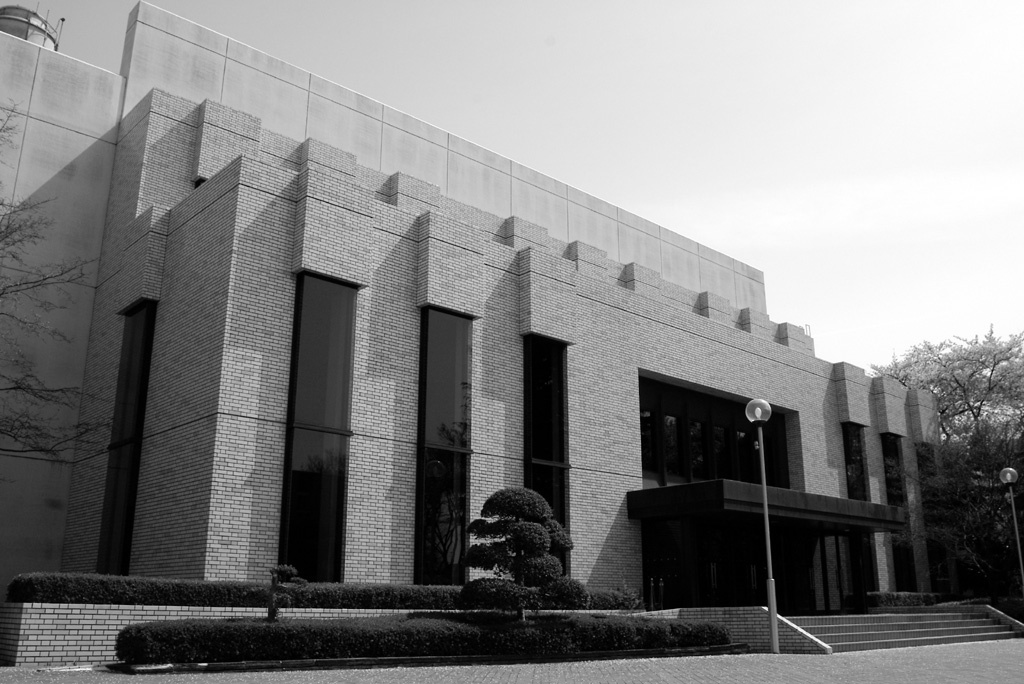
#> input picture gry.jpg, 1024 x 684 px
$ python Laplacian.py   (older library calls are emulated)
#> lines starting #> are read from the running program, lines starting #| are printed output that depends on the picture
import cv2
import numpy as np

img = cv2.imread("gry.jpg")
#> img is the input picture: shape (684, 1024, 3); min 0, max 255, mean 128.5

laplacian = cv2.Laplacian(img, -1)
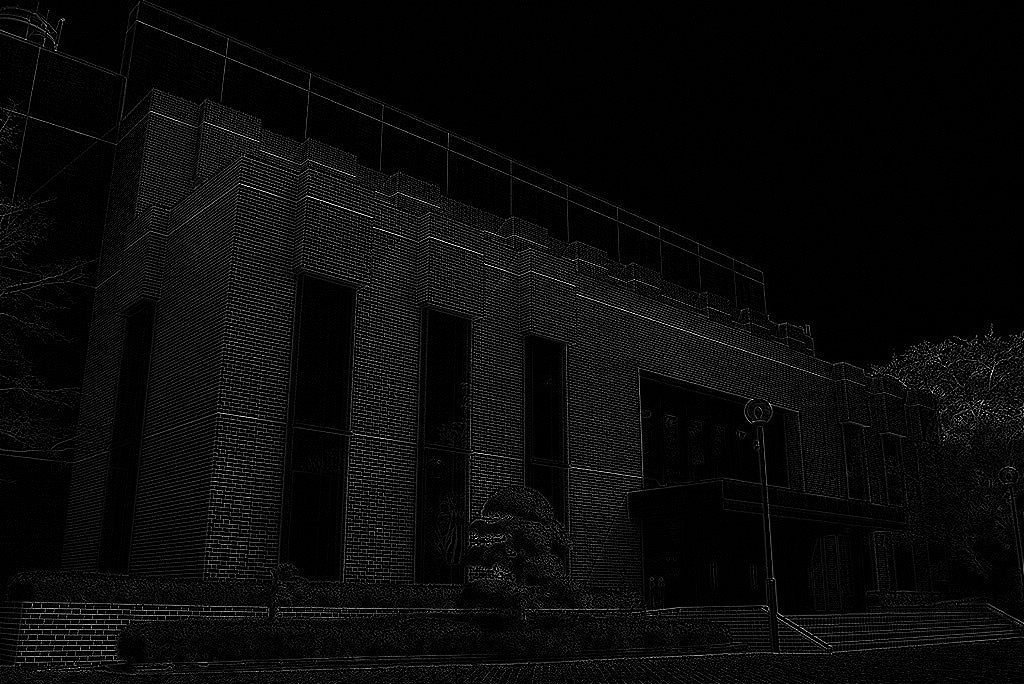
#> laplacian: shape (684, 1024, 3); min 0, max 255, mean 10.2

cv2.imwrite("laplacian.jpg", laplacian)


laplacian2 = cv2.Laplacian(img, cv2.CV_32F)
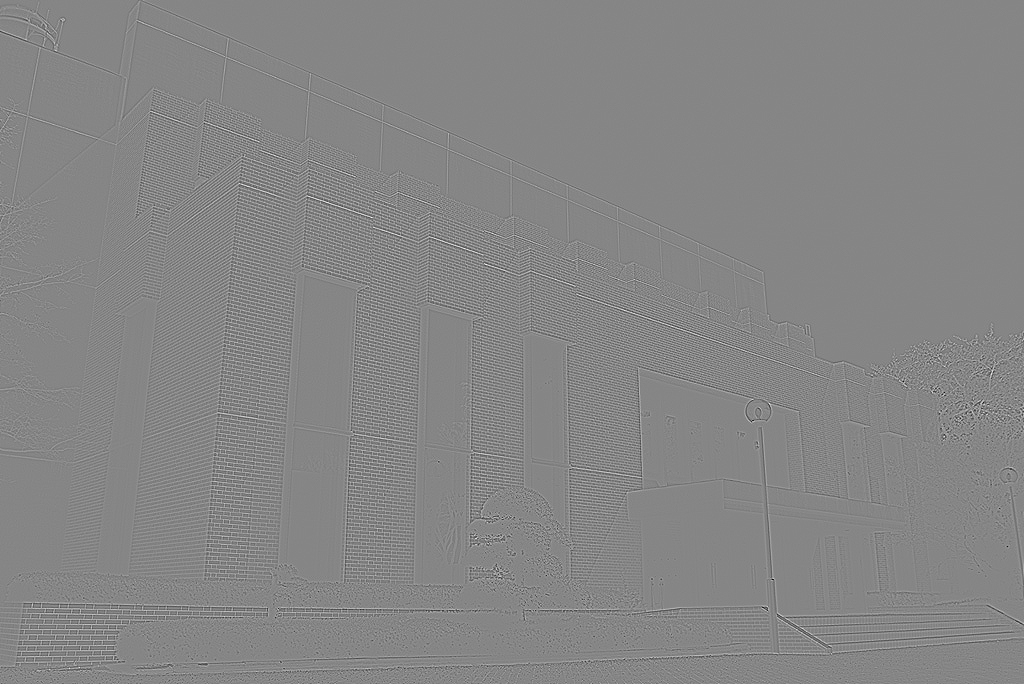
#> laplacian2: shape (684, 1024, 3) float32; min -396, max 358, mean 0; drawn with min black and max white

cv2.imwrite("laplacian32.jpg", laplacian2)

$ run again, with mozaiku.jpg copied over gry.jpg
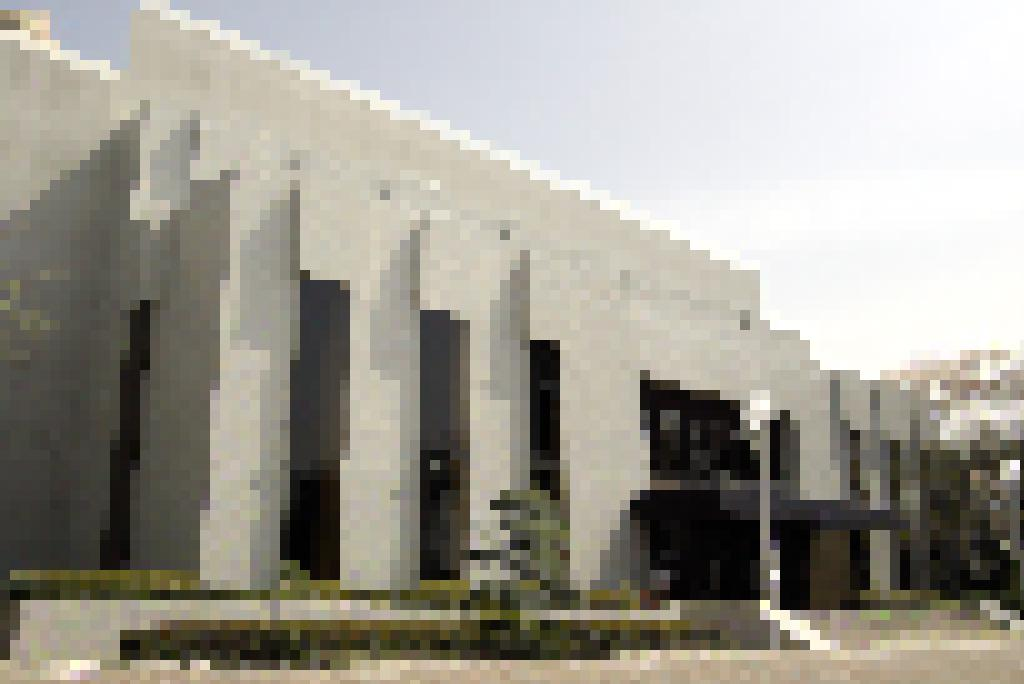
#> input picture mozaiku.jpg, 1024 x 684 px
#> img is the input picture: shape (684, 1024, 3); mean B, G, R 145.9, 155.3, 158.5
#> `laplacian = cv2.Laplacian(img, -1)`:
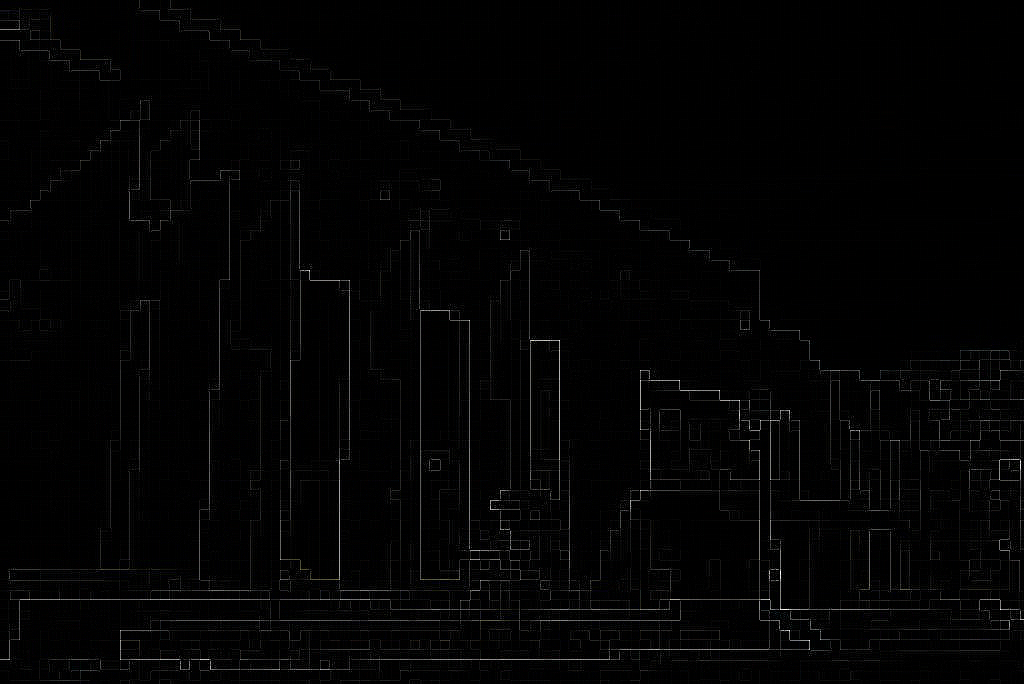
#> laplacian: shape (684, 1024, 3); mean B, G, R 3.2, 3.1, 3.2

$ run again, with noise.jpg copied over gry.jpg
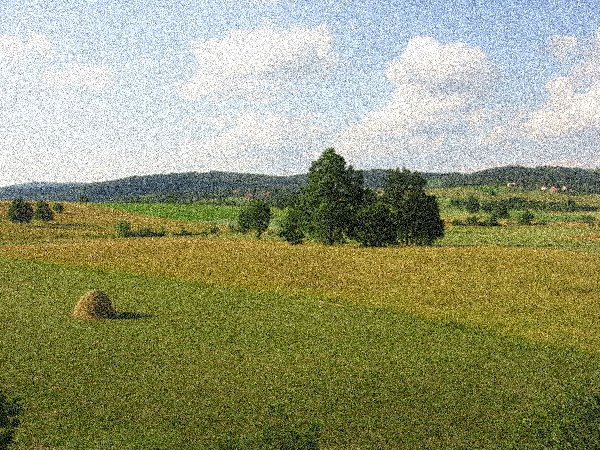
#> input picture noise.jpg, 600 x 450 px
#> img is the input picture: shape (450, 600, 3); mean B, G, R 117.1, 151.9, 148.5
#> `laplacian = cv2.Laplacian(img, -1)`:
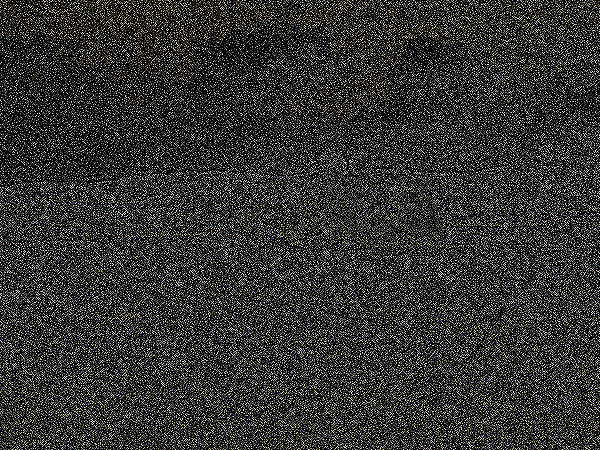
#> laplacian: shape (450, 600, 3); mean B, G, R 49.9, 52.1, 52.2
#> `laplacian2 = cv2.Laplacian(img, cv2.CV_32F)`:
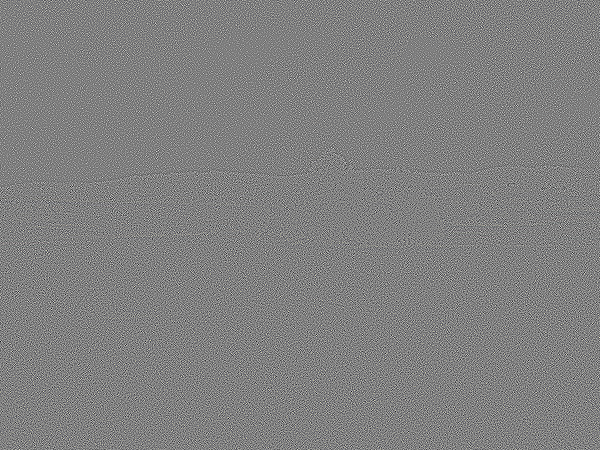
#> laplacian2: shape (450, 600, 3) float32; mean B, G, R 0, 0, 0; drawn with min black and max white
